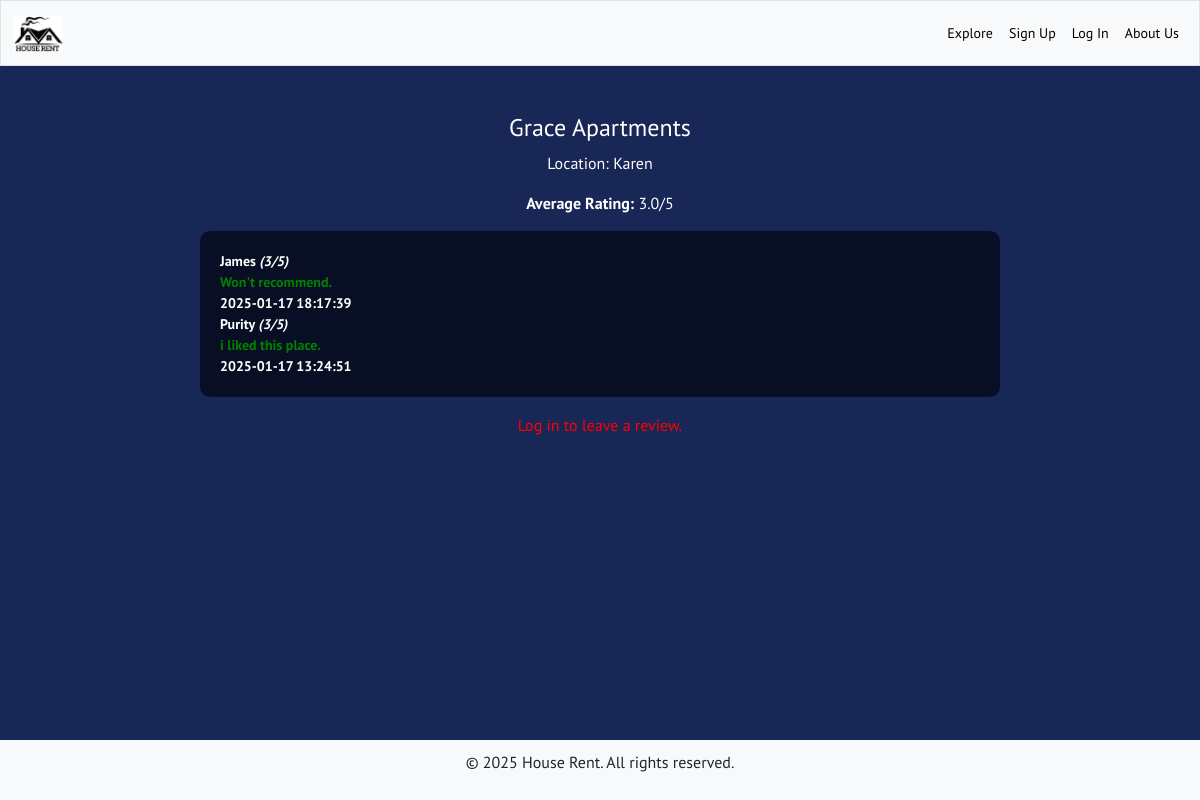
/reviews/2, run on the app's committed database.
### tables this page shows
CREATE TABLE apartments (
            id INTEGER PRIMARY KEY AUTOINCREMENT,
            owner_id INTEGER NOT NULL,
            title TEXT NOT NULL,
            description TEXT NOT NULL,
            rent REAL NOT NULL,
            location TEXT NOT NULL,
            FOREIGN KEY (owner_id) REFERENCES property_owners(id)
        );

CREATE TABLE reviews (
            id INTEGER PRIMARY KEY AUTOINCREMENT,
            apartment_id INTEGER NOT NULL,
            tenant_id INTEGER NOT NULL,
            text TEXT NOT NULL,
            rating INTEGER NOT NULL CHECK (rating BETWEEN 1 AND 5),
            date TIMESTAMP DEFAULT CURRENT_TIMESTAMP,
            FOREIGN KEY (apartment_id) REFERENCES apartments (id),
            FOREIGN KEY (tenant_id) REFERENCES tenants (id)
        );

CREATE TABLE tenants (
            id INTEGER PRIMARY KEY AUTOINCREMENT,
            number TEXT NOT NULL,
            username TEXT UNIQUE NOT NULL,
            hash TEXT NOT NULL
        );

### app.py (the view, shortened to what this page needs)
@app.route("/reviews/<int:apartment_id>", methods=["GET", "POST"])
def reviews(apartment_id):
    try:
        tenant_id = session.get("user_id")
        user_role = session.get("role")
        with sqlite3.connect("rentals.db") as conn:
            conn.row_factory = sqlite3.Row
            cursor = conn.cursor()
            cursor.execute("""
                SELECT id, title, location FROM apartments WHERE id = ?
            """, (apartment_id,))
            apartment = cursor.fetchone()
            if not apartment:
                flash("Apartment not found.", "danger")
                return redirect("/tenant_dashboard")
            cursor.execute("""
                SELECT reviews.tenant_id, reviews.text, reviews.rating, tenants.username, reviews.date
                FROM reviews
                JOIN tenants ON reviews.tenant_id = tenants.id
                WHERE reviews.apartment_id = ?
                ORDER BY reviews.date DESC
            """, (apartment_id,))
            reviews = cursor.fetchall()
            cursor.execute("""
                SELECT id, text, rating FROM reviews
                WHERE apartment_id = ? AND tenant_id = ?
            """, (apartment_id, tenant_id))
            tenant_review = cursor.fetchone()
            cursor.execute("""
                SELECT rating FROM reviews WHERE apartment_id = ?
            """, (apartment_id,))
            ratings = cursor.fetchall()
            if ratings:
                total_rating = sum([rating[0] for rating in ratings])
                average_rating = total_rating / len(ratings)
            else:
                average_rating = None  # No reviews yet
        return render_template("reviews.html", reviews=reviews, apartment=apartment, tenant_review=tenant_review, average_rating=average_rating, tenant_id=tenant_id, user_role=user_role, title='Reviews')
    except Exception as e:
        flash(f"An error occurred when fetching existing reviews: {e}", "danger")
        return redirect("/tenant_dashboard")

### templates/reviews.html (shortened to what this page needs)
{% extends "layout.html" %}
{% block main %}
<h4 style="color: white;">{{ apartment['title'] }}</h4>
<p style="color:white">Location: {{ apartment['location'] }}</p>
{% if average_rating is not none %}
    <p style="color: white;"><strong>Average Rating:</strong> {{ average_rating|round(2) }}/5</p>
{% endif %}
{% if reviews %}
    <div class="review-page-container">
        {% for review in reviews %}
            <li style="list-style-type: none;">
                <strong>{{ review['username'] }}</strong>
                <strong><em>({{ review['rating'] }}/5)</em></strong><br>
                <strong><span style="color: green;">{{ review['text'] }}</span></strong><br>
                <strong>{{ review['date'] }}</strong>
            </li>
        {% endfor %}
    </div>
{% else %}
<p style="color: white;">This property has no reviews yet.</p>
{% endif %}
{% if tenant_id and user_role == 'tenant' and tenant_review == None %}
    <button type="button" class="btn small-button mt-2" data-bs-toggle="modal" data-bs-target="#addReviewModal">
        Add a Review
    </button>
{% elif not session.get('user_id') %}
    <p class="text-muted mt-3" style="color: red !important;">Log in to leave a review.</p>
{% endif %}
{% endblock %}

### static/styles.css (style rules this page uses)
html, body { font-family: 'PT Sans', sans-serif; font-size: 16px; line-height: 1.5; height: 100%; margin: 0; display: flex; flex-direction: column; background-color: rgb(24, 39, 85); }
li { font-size: 14px; }
.review-page-container { text-align: left; margin: 0 auto; max-width: 800px; padding: 20px; border-radius: 10px; background-color: rgb(8, 15, 36); color: white; }

### data on the page
apartments: title "Grace Apartments", location "Karen"
reviews: username "James", rating "3", text "Won't recommend.", date "2025-01-17 18:17:39"
reviews: username "Purity", rating "3", text "i liked this place.", date "2025-01-17 13:24:51"

### other printed values
{{ average_rating|round(2) }} "3.0"
